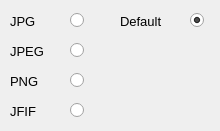
     <widget class="QWidget" name="tab_4">
      <attribute name="title">
       <string>Format</string>
      </attribute>
      <attribute name="toolTip">
       <string>&lt;html&gt;&lt;head/&gt;&lt;body&gt;&lt;p&gt;&lt;span style=&quot; font-size:9pt;&quot;&gt;Select image format&lt;/span&gt;&lt;/p&gt;&lt;/body&gt;&lt;/html&gt;</string>
      </attribute>
      <widget class="QRadioButton" name="radio_jpg">
       <property name="geometry">
        <rect>
         <x>70</x>
         <y>10</y>
         <width>21</width>
         <height>20</height>
        </rect>
       </property>
       <property name="cursor">
        <cursorShape>PointingHandCursor</cursorShape>
       </property>
       <property name="text">
        <string/>
       </property>
      </widget>
      <widget class="QLabel" name="label_25">
       <property name="geometry">
        <rect>
         <x>10</x>
         <y>10</y>
         <width>51</width>
         <height>22</height>
        </rect>
       </property>
       <property name="font">
        <font>
         <family>Segoe UI</family>
         <pointsize>10</pointsize>
        </font>
       </property>
       <property name="styleSheet">
        <string notr="true"/>
       </property>
       <property name="text">
        <string>JPG </string>
       </property>
      </widget>
      <widget class="QLabel" name="label_26">
       <property name="geometry">
        <rect>
         <x>10</x>
         <y>40</y>
         <width>51</width>
         <height>22</height>
        </rect>
       </property>
       <property name="font">
        <font>
         <family>Segoe UI</family>
         <pointsize>10</pointsize>
        </font>
       </property>
       <property name="styleSheet">
        <string notr="true"/>
       </property>
       <property name="text">
        <string>JPEG</string>
       </property>
      </widget>
      <widget class="QLabel" name="label_27">
       <property name="geometry">
        <rect>
         <x>10</x>
         <y>70</y>
         <width>51</width>
         <height>22</height>
        </rect>
       </property>
       <property name="font">
        <font>
         <family>Segoe UI</family>
         <pointsize>10</pointsize>
        </font>
       </property>
       <property name="styleSheet">
        <string notr="true"/>
       </property>
       <property name="text">
        <string>PNG </string>
       </property>
      </widget>
      <widget class="QLabel" name="label_28">
       <property name="geometry">
        <rect>
         <x>10</x>
         <y>100</y>
         <width>51</width>
         <height>22</height>
        </rect>
       </property>
       <property name="font">
        <font>
         <family>Segoe UI</family>
         <pointsize>10</pointsize>
        </font>
       </property>
       <property name="styleSheet">
        <string notr="true"/>
       </property>
       <property name="text">
        <string>JFIF</string>
       </property>
      </widget>
      <widget class="QLabel" name="label_29">
       <property name="geometry">
        <rect>
         <x>120</x>
         <y>10</y>
         <width>61</width>
         <height>22</height>
        </rect>
       </property>
       <property name="font">
        <font>
         <family>Segoe UI</family>
         <pointsize>10</pointsize>
        </font>
       </property>
       <property name="styleSheet">
        <string notr="true"/>
       </property>
       <property name="text">
        <string>Default</string>
       </property>
      </widget>
      <widget class="QRadioButton" name="radio_jpeg">
       <property name="geometry">
        <rect>
         <x>70</x>
         <y>40</y>
         <width>21</width>
         <height>20</height>
        </rect>
       </property>
       <property name="cursor">
        <cursorShape>PointingHandCursor</cursorShape>
       </property>
       <property name="text">
        <string/>
       </property>
      </widget>
      <widget class="QRadioButton" name="radio_png">
       <property name="geometry">
        <rect>
         <x>70</x>
         <y>70</y>
         <width>21</width>
         <height>20</height>
        </rect>
       </property>
       <property name="cursor">
        <cursorShape>PointingHandCursor</cursorShape>
       </property>
       <property name="text">
        <string/>
       </property>
      </widget>
      <widget class="QRadioButton" name="radio_jfif">
       <property name="geometry">
        <rect>
         <x>70</x>
         <y>100</y>
         <width>21</width>
         <height>20</height>
        </rect>
       </property>
       <property name="cursor">
        <cursorShape>PointingHandCursor</cursorShape>
       </property>
       <property name="text">
        <string/>
       </property>
      </widget>
      <widget class="QRadioButton" name="radio_default_format">
       <property name="geometry">
        <rect>
         <x>190</x>
         <y>10</y>
         <width>21</width>
         <height>20</height>
        </rect>
       </property>
       <property name="cursor">
        <cursorShape>PointingHandCursor</cursorShape>
       </property>
       <property name="toolTip">
        <string>&lt;html&gt;&lt;head/&gt;&lt;body&gt;&lt;p&gt;Default format of the image will be used.&lt;/p&gt;&lt;/body&gt;&lt;/html&gt;</string>
       </property>
       <property name="text">
        <string/>
       </property>
       <property name="checked">
        <bool>true</bool>
       </property>
      </widget>
     </widget>
